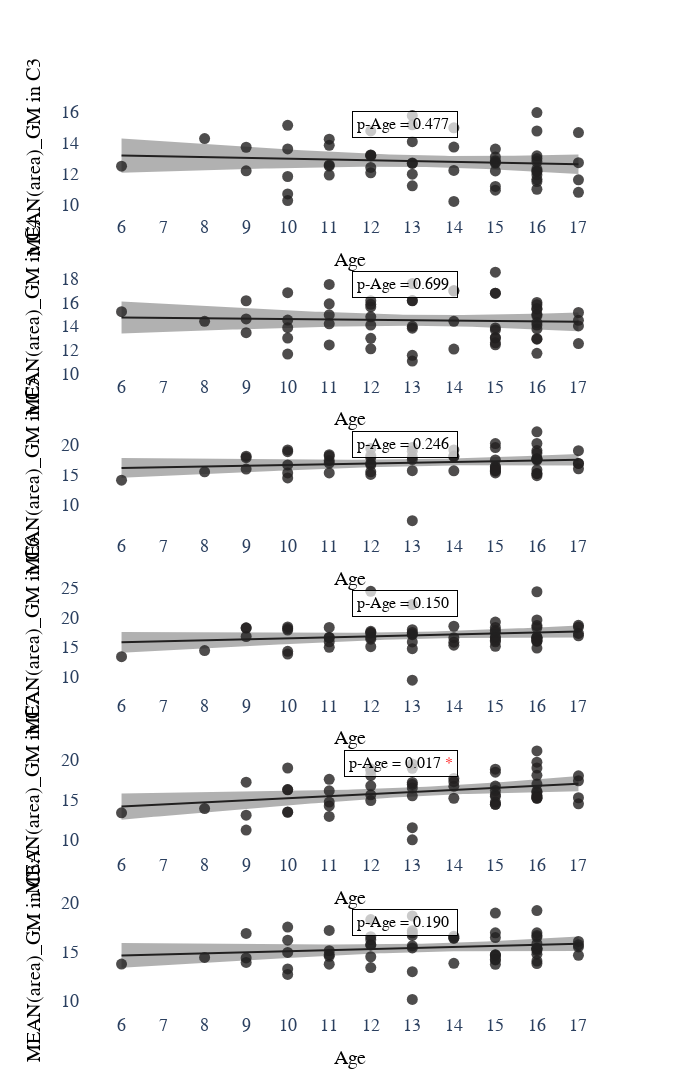

Source (notebook cell):
### Code cell
plot_CSA_per_label(df_GM_WM_SC, 'GM')
